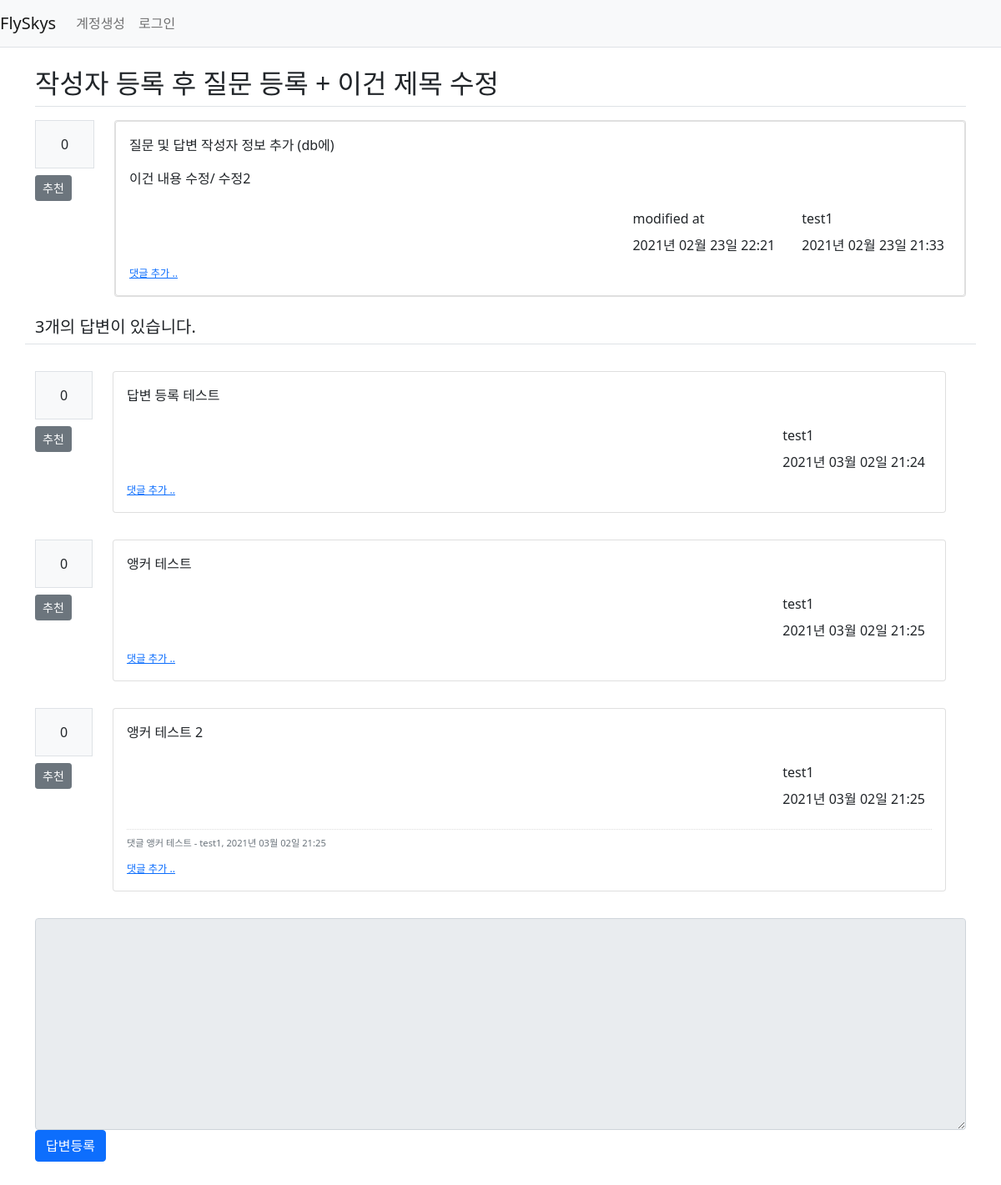
The app's page /question/detail/306/, older data.
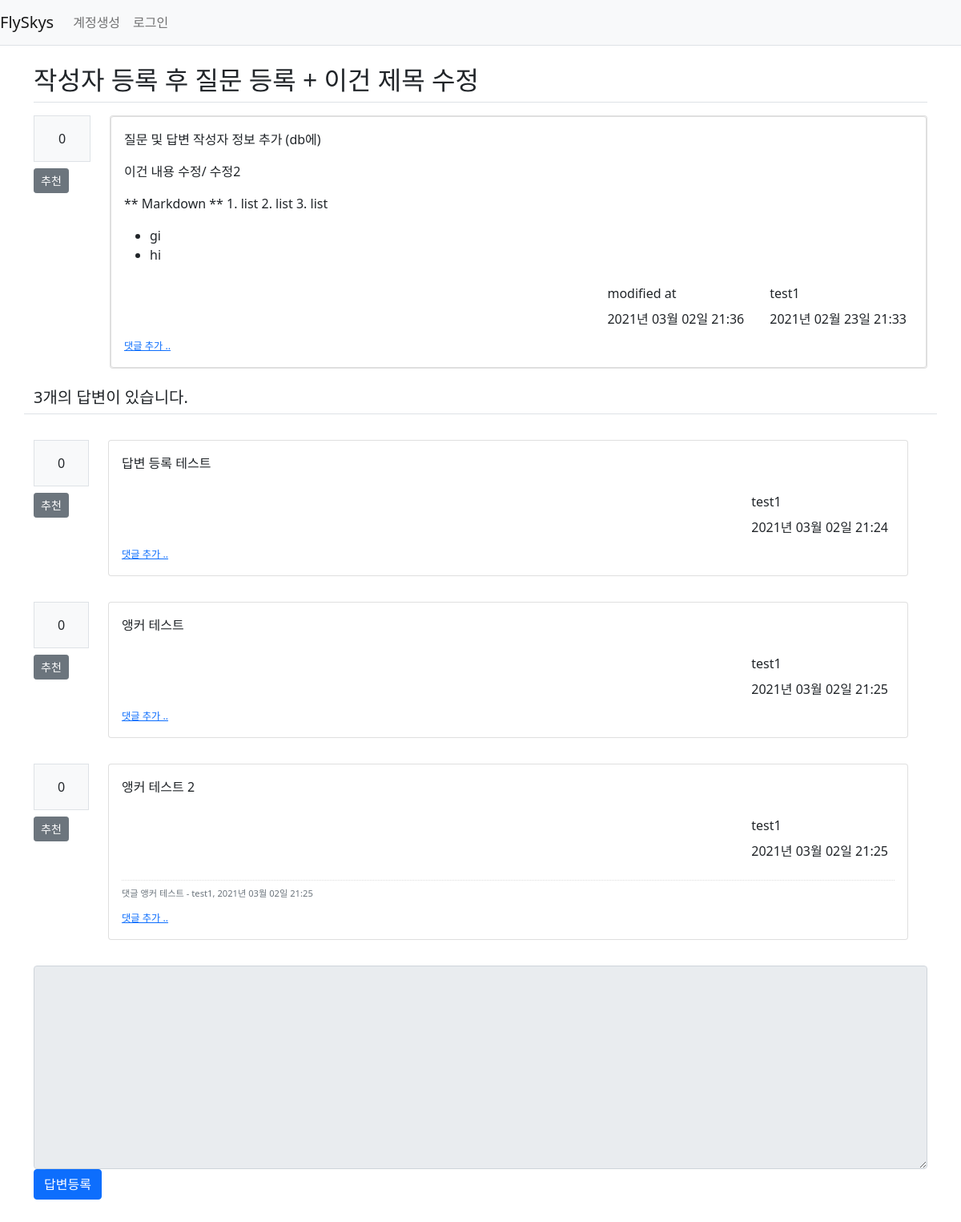
The same page, newer data.
### flyskys/models.py (models this page shows)
class Question(db.Model):
    id = db.Column(db.Integer, primary_key=True)
    subject = db.Column(db.String(200), nullable=False)
    content = db.Column(db.Text(), nullable=False)
    create_date = db.Column(db.DateTime(), nullable=False)
    user_id = db.Column(db.Integer, db.ForeignKey(
        'user.id', ondelete='CASCADE'), nullable=False)
    user = db.relationship('User', backref=db.backref('question_set'))
    modify_date = db.Column(db.DateTime(), nullable=True)
    voter = db.relationship('User', secondary=question_voter,
                            backref=db.backref('question_voter_set'))

class User(db.Model):
    id = db.Column(db.Integer, primary_key=True)
    username = db.Column(db.String(150), unique=True, nullable=False)
    password = db.Column(db.String(200), nullable=False)
    email = db.Column(db.String(120), unique=True, nullable=False)

class Answer(db.Model):
    id = db.Column(db.Integer, primary_key=True)
    question_id = db.Column(
        db.Integer, db.ForeignKey("question.id", ondelete="CASCADE")
    )
    question = db.relationship("Question", backref=db.backref("answer_set"))
    content = db.Column(db.Text(), nullable=False)
    create_date = db.Column(db.DateTime(), nullable=False)
    user_id = db.Column(db.Integer, db.ForeignKey(
        'user.id', ondelete='CASCADE'), nullable=False)
    user = db.relationship('User', backref=db.backref('answer_set'))
    modify_date = db.Column(db.DateTime(), nullable=True)
    voter = db.relationship('User', secondary=answer_voter,
                            backref=db.backref('answer_voter_set'))

class Comment(db.Model):
    id = db.Column(db.Integer, primary_key=True)
    user_id = db.Column(db.Integer, db.ForeignKey(
        "user.id", ondelete="CASCADE"), nullable=False)
    user = db.relationship('User', backref=db.backref('comment_set'))
    content = db.Column(db.Text(), nullable=False)
    create_date = db.Column(db.DateTime(), nullable=False)
    modify_date = db.Column(db.DateTime())
    question_id = db.Column(db.Integer, db.ForeignKey(
        'question.id', ondelete='CASCADE'), nullable=True)
    question = db.relationship('Question', backref=db.backref('comment_set'))
    answer_ud = db.Column(db.Integer, db.ForeignKey(
        'answer.id', ondelete='CASCADE'), nullable=True)
    answer = db.relationship('Answer', backref=db.backref('comment_set'))

### flyskys/views/question_views.py (the view)
@bp.route("/detail/<int:question_id>/")
def detail(question_id):
    form = AnswerForm()
    question = Question.query.get_or_404(question_id)
    return render_template("question/question_detail.html", question=question, form=form)

### flyskys/forms.py
class AnswerForm(FlaskForm):
    content = TextAreaField(
        '내용', validators=[DataRequired('내용은 필수 입력 항목입니다.')])

### flyskys/filter.py (called while the page is built)
def format_datetime(value, fmt='%Y년 %m월 %d일 %H:%M'):
    return value.strftime(fmt)

### flyskys/views/auth_views.py (called while the page is built)
@bp.before_app_request
def load_logged_in_user():
    user_id = session.get('user_id')
    if user_id is None:
        g.user = None
    else:
        g.user = User.query.get(user_id)

### flyskys/templates/question/question_detail.html (shortened to what this page needs)
{% extends 'base.html' %} {% block content %}
<div class="container my-3">
  <h2 class="border-bottom py-2">{{ question.subject }}</h2>
  <div class="row my-3">
    <div class="col-1">
      <div class="bg-light text-center p-3 border font-weight-bolder mb-1">
        {{ question.voter|length }}
      </div>
      <a
        href="#"
        data-uri="{{ url_for('vote.question', question_id=question.id) }}"
        class="recommend btn btn-sm btn-secondary btn-block my-1"
        >추천</a
      >
    </div>
    <div class="col-11">
      <div class="card">
        <div class="card">
          <div class="card-body">
            <div class="card-text">{{ question.content | markdown }}</div>
            <div class="d-flex justify-content-end">
              {% if question.modify_date %}
              <div class="p-2 text-left mx-3">
                <div class="mb-2">modified at</div>
                <div>{{ question.modify_date|datetime }}</div>
              </div>
              {% endif %}
              <div class="p-2 text-left">
                <div class="mb-2">{{ question.user.username }}</div>
                <div>{{ question.create_date|datetime }}</div>
              </div>
            </div>
            <div>
              <a
                href="{{ url_for('comment.create_question', question_id=question.id) }}"
                class="small"
                ><small>댓글 추가 ..</small></a
              >
            </div>
          </div>
        </div>
      </div>
    </div>
    <h5 class="border-bottom my-3 py-2">
      {{ question.answer_set|length }}개의 답변이 있습니다.
    </h5>
    {% for answer in question.answer_set %}
    <div class="row my-3">
      <div class="col-1">
        <div class="bg-light text-center p-3 border font-weight-bolder mb-1">
          {{ answer.voter|length }}
        </div>
        <a
          href="#"
          data-uri="{{ url_for('vote.answer', answer_id=answer.id) }}"
          class="recommend btn btn-sm btn-secondary btn-block my-1"
          >추천</a
        >
      </div>
      <div class="col-11">
        <div class="card">
          <div class="card-body">
            <div class="card-text">{{ answer.content | markdown }}</div>
            <div class="d-flex justify-content-end">
              <div class="p-2 text-left">
                <div class="mb-2">{{ answer.user.username }}</div>
                <div>{{ answer.create_date|datetime }}</div>
              </div>
            </div>
            {% if answer.comment_set|length > 0 %}
            <div class="mt-3">
              {% for comment in answer.comment_set %}
              <div class="comment py-2 text-muted">
                <span style="white-space: pre-line">{{ comment.content }}</span>
                <span>
                  - {{ comment.user.username }}, {{ comment.create_date|datetime
                  }}
                </span>
              </div>
              {% endfor %}
            </div>
            {% endif %}
            <div>
              <a
                href="{{ url_for('comment.create_answer', answer_id=answer.id) }}"
                class="small"
                ><small>댓글 추가 ..</small></a
              >
            </div>
          </div>
        </div>
      </div>
    </div>
    {% endfor %}
    <form
      action="{{ url_for('answer.create', question_id=question.id) }}"
      method="post"
      class="my-3"
    >
      <div class="form-group">
        <textarea
          {%
          if
          not
          g.user
          %}disabled{%
          endif
          %}
          name="content"
          id="content"
          class="form-control"
          rows="10"
        ></textarea>
      </div>
      <input type="submit" value="답변등록" class="btn btn-primary" />
    </form>
  </div>
  {% endblock %}

### flyskys/templates/base.html (shortened to what this page needs)
<!DOCTYPE html>
<html lang="ko">
  <head>
    <link
      rel="stylesheet"
      href="{{ url_for('static', filename='bootstrap.min.css') }}"
    />
    <link
      rel="stylesheet"
      href="{{ url_for('static', filename='style.css') }}"
    />
  </head>
  <body>
    {% include "navbar.html" %}
    {% block content %} {% endblock %}
  </body>
</html>

### flyskys/templates/navbar.html (shortened to what this page needs)
<nav class="navbar navbar-expand-lg navbar-light bg-light border-bottom">
  <a class="navbar-brand" href="{{ url_for('main.index') }}">FlySkys</a>
  <div class="collapse navbar-collapse flex-grow-0" id="navbarNav">
    {% if g.user %}
    <ul class="navbar-nav">
      <li class="nav-class">
        <a class="nav-link" href="{{ url_for('auth.logout') }}"
          >{{ g.user.username }} (로그아웃)</a
        >
      </li>
    </ul>
    {% else %}
    <ul class="navbar-nav">
      <li class="nav-item">
        <a class="nav-link" href="{{ url_for('auth.signup') }}">계정생성</a>
      </li>
      <li class="nav-item">
        <a class="nav-link" href="{{ url_for('auth.login') }}">로그인</a>
      </li>
    </ul>
    {% endif %}
  </div>
</nav>

### flyskys/static/style.css (style rules this page uses)
.comment { border-top: dotted 1px #ddd; font-size: 0.7em; }

Row changes from the older to the newer data that the page shows:
changed Question "작성자 등록 후 질문 등록 + 이건 제목 수정": content "질문 및 답변 작성자 정보 추가 (db에) 이건 내용 수정/ 수정2" → "질문 및 답변 작성자 정보 추가 (db에) 이건 내용 수정/ 수정2 ** Markdown ** 1. list 2. list 3. list gi hi"; modify_date "2021년 02월 23일 22:21" → "2021년 03월 02일 21:36"
